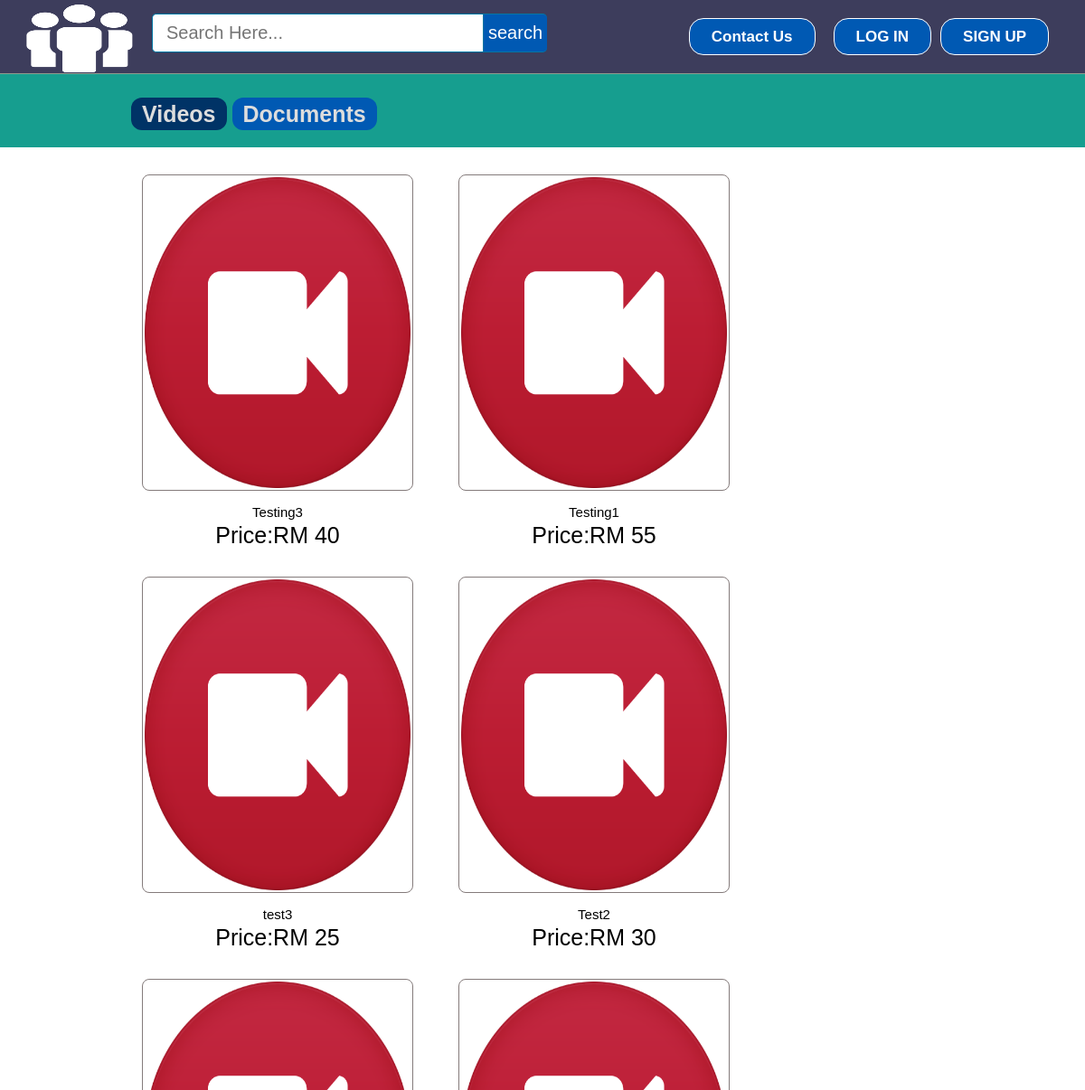
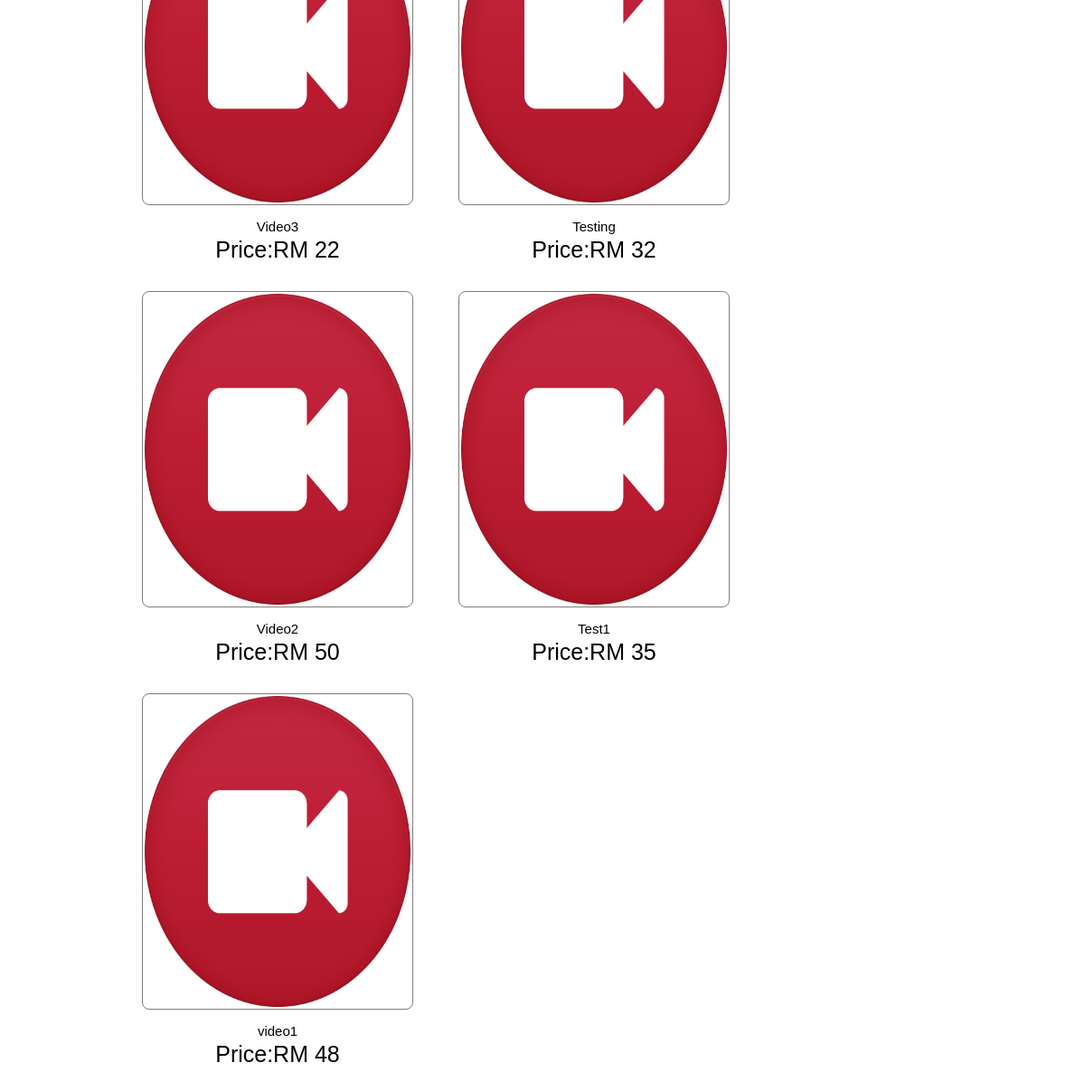
Page /category/Videos.php on the committed database (2 pictures, top to bottom).
### tables this page shows
CREATE TABLE `products` (
  `id` int(11) NOT NULL,
  `pName` varchar(500) NOT NULL,
  `price` varchar(11) NOT NULL,
  `description` text NOT NULL,
  `available` int(11) NOT NULL,
  `item` varchar(500) NOT NULL,
  `pCode` varchar(20) NOT NULL,
  `picture` text NOT NULL,
  `path` varchar(500) NOT NULL
);

### category/Videos.php (the view, shortened to what this page needs)
<?php include ( "../inc/connect.inc.php" ); ?>
<!DOCTYPE html>
<html>
<head>
<link rel="stylesheet" type="text/css" href="../css/style.css">
</head>
<body>
<?php include ( "../inc/mainheader.inc.php" ); ?>
<div class="categolis">
<table>
<tr>
<th><a href="Videos.php" style="text-decoration: none;color: #ddd;padding: 4px 12px;background-color: #003366;border-radius: 12px;">Videos</a>
</th>
<th>
<a href="Documents.php" style="text-decoration: none;color: #ddd;padding: 4px 12px;background-color: #0059b3;border-radius: 12px;">Documents</a>
</th>
</table>
</div>
<div style="padding: 30px 120px; font-size: 25px; margin: 0 auto; display: table; width: 98%;">
<div>
<?php
$orders_list1 = "SELECT * FROM products WHERE available >='1' AND item ='videos'  ORDER BY id DESC LIMIT 10";
$getposts = mysqli_query($con,$orders_list1) or die(mysqli_error($con));
if (mysqli_num_rows($getposts)) {
echo '<ul id="recs">';
while ($row = mysqli_fetch_assoc($getposts)) {
$id = $row['id'];
$pName = $row['pName'];
$price = $row['price'];
$picture = $row['picture'];
$item = $row['item'];
echo '
<ul style="float: left;">
<li style="float: left; padding: 0px 25px 25px 25px;">
<div class="home-prodlist-img"><a href="view_product.php?pid='.$id.'">
' ?>
<?php
$profile_pic_name = $picture;
$file_ext = substr($profile_pic_name, strripos($profile_pic_name, '.'));
?>
								<?php if($file_ext == '.jpg' || $file_ext == '.png'){ ?>
<img src="../image/product/<?php echo $item; ?>/<?php echo $picture; ?>" class="home-prodlist-imgi">
<?php } elseif($file_ext == '.pdf') { ?>
<img src="../image/pdf-icon.png"   class="home-prodlist-imgi">
<?php } elseif($file_ext == '.doc') { ?>
<img src="../image/doc-icon.png"   class="home-prodlist-imgi">
<?php } elseif($file_ext == '.mp4' || $file_ext == '.m4a') { ?>
<img src="../image/video-icon.png"   class="home-prodlist-imgi">
<?php } else { } ?>
<?php echo '
</a>
<div style="text-align: center; padding: 0 0 6px 0;">
<span style="font-size: 15px;">'.$pName.'</span><br> Price:RM '.$price.' </div>
</div>
</li>
</ul>
';
}
}
?>
</div>
</div>
</body>
</html>

### css/style.css (style rules this page uses)
html, body, div, span, applet, object, iframe, h1, h2, h3, h4, h5, h6, p, blockquote, pre, a, abbr, acronym, address, big, cite, code, del, dfn, em, img, ins, kbd, q, s, samp, small, strike, strong, sub, sup, tt, var, b, u, i, center, dl, dt, dd, ol, ul, li, fieldset, form, label, legend, table, caption, tbody, tfoot, thead, tr, th, td, article, aside, canvas, details, embed, figure, figcaption, footer, header, hgroup, menu, nav, output, ruby, section, summary, time, mark, audio, video { margin: 0; padding: 0; border: 0; font: inherit; vertical-align: baseline; box-sizing: border-box; }
body { line-height: normal; }
ol, ul { list-style: none; }
table { border-collapse: collapse; border-spacing: 0; }
* { margin: 0px; padding: 0px; }
body, button, input, label, select, td, textarea { font-family: Arial, Helvetica, tahoma,verdana,arial,sans-serif; font-size: 12px; }
body { width: 100%; position: relative; background-color: #ffffff; min-width: 1080px; }
.home-prodlist-imgi { height: 350px; width: 300px; padding: 2px; border: 1px solid #847b7b; border-radius: 8px; }
.categolis { line-height: 1.3; font-weight: bold; color: #fff; padding: 110px 20px 20px 145px; background-color: #169e8f; text-align: center; font-size: 25px; }
.categolis table tbody tr th { padding: 0px 6px 0px 0px; }

### rows in the picture
products: pName "Testing3", price "40"
products: pName "Testing1", price "55"
products: pName "test3", price "25"
products: pName "Test2", price "30"
products: pName "Video3", price "22"
products: pName "Testing", price "32"
products: pName "Video2", price "50"
products: pName "Test1", price "35"
products: pName "video1", price "48"
